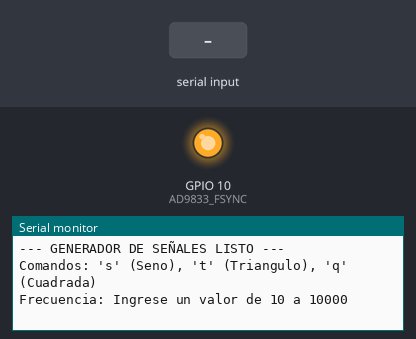
This sketch was run on a simulated ESP32-S3. Parts: output pins drawn as LEDs (lit = HIGH), the last lines printed to the serial monitor. Inputs (shaded band) come from the test bench.

Above: at 1.3 s.
1.4 s: "s\n" received over Serial
At 2.6 s:
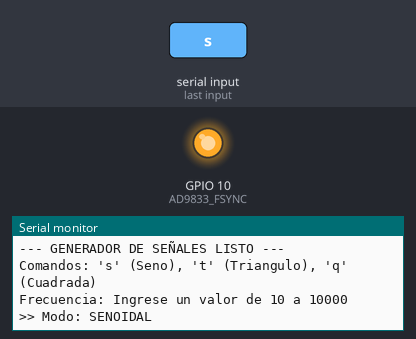
2.9 s: "t\n" received over Serial
At 4.0 s:
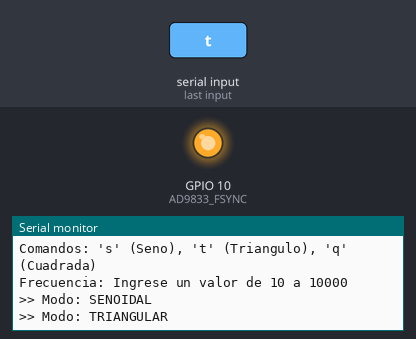

Measured:
- after the input at 1.4 s, the serial monitor: prints a new line at once (image 1)
- after the input at 2.9 s, the serial monitor: prints a new line at once (image 2)

The sketch:

FuncGenerator.ino
```cpp
#include <SPI.h>

// ==========================================
// CONFIGURACIÓN DE PINES
// ==========================================
#define AD9833_FSYNC 10  // CS / FSYNC
#define AD9833_SCK   12  // SCK / CLK
#define AD9833_MOSI  11  // MOSI / DAT
#define SQR_PIN       7  // Cuadrada Hardware (GPIO 7)
#define MUX_CTRL_PIN 16  // Control Transistor MUX (GPIO 16)

const float MCLK = 25000000.0; // Cristal de 25 MHz

enum WaveType { SINE, TRIANGLE, SQUARE };
WaveType currentWave = SINE;
float currentFreq = 1000.0;

void writeAD9833(uint16_t data) {
  digitalWrite(AD9833_FSYNC, LOW);
  SPI.transfer16(data);
  digitalWrite(AD9833_FSYNC, HIGH);
}

void updateSignal() {
  // Ajuste de límites de seguridad
  if (currentFreq < 10.0) currentFreq = 10.0;
  if (currentFreq > 10000.0) currentFreq = 10000.0;

  if (currentWave == SQUARE) {
    // 1. Conmuta MUX al Canal AX (Pin 14) saturando el transistor
    digitalWrite(MUX_CTRL_PIN, HIGH); // Pin 11 del MUX cae a 0V

    // 2. Genera la onda cuadrada en GPIO 7
    #if defined(ESP_ARDUINO_VERSION) && ESP_ARDUINO_VERSION >= ESP_ARDUINO_VERSION_VAL(3, 0, 0)
      ledcAttach(SQR_PIN, (uint32_t)currentFreq, 8);
      ledcWrite(SQR_PIN, 128); // 50% Duty Cycle
    #else
      ledcSetup(0, (uint32_t)currentFreq, 8);
      ledcAttachPin(SQR_PIN, 0);
      ledcWrite(0, 128);
    #endif
  }
  else {
    // 1. Detener salida de cuadrada en GPIO 7
    #if defined(ESP_ARDUINO_VERSION) && ESP_ARDUINO_VERSION >= ESP_ARDUINO_VERSION_VAL(3, 0, 0)
      ledcDetach(SQR_PIN);
    #else
      ledcDetachPin(SQR_PIN);
    #endif
    pinMode(SQR_PIN, OUTPUT);
    digitalWrite(SQR_PIN, LOW);

    // 2. Conmuta MUX al Canal AY (Pin 15) bloqueando el transistor
    digitalWrite(MUX_CTRL_PIN, LOW); // Pull-up lleva Pin 11 del MUX a 12V

    // 3. Re-configurar registros del AD9833
    uint32_t freqWord = (uint32_t)((currentFreq * 268435456.0) / MCLK);
    uint16_t LSB = (uint16_t)(freqWord & 0x3FFF) | 0x4000;
    uint16_t MSB = (uint16_t)((freqWord >> 14) & 0x3FFF) | 0x4000;

    uint16_t controlReg = 0x2000; // B28 = 1
    if (currentWave == TRIANGLE) {
      controlReg |= 0x0002;
    }

    // Escritura directa limpia
    writeAD9833(0x2100);     // Reset activado + B28=1
    writeAD9833(LSB);        // LSB de frecuencia
    writeAD9833(MSB);        // MSB de frecuencia
    writeAD9833(0x1C00);     // Fase 0
    writeAD9833(controlReg); // Aplica forma de onda y desactiva Reset
  }
}

void setup() {
  Serial.begin(115200);

  pinMode(AD9833_FSYNC, OUTPUT);
  pinMode(MUX_CTRL_PIN, OUTPUT);
  digitalWrite(AD9833_FSYNC, HIGH);
  digitalWrite(MUX_CTRL_PIN, LOW);

  // Inicializa SPI
  SPI.begin(AD9833_SCK, -1, AD9833_MOSI, -1);
  SPI.setDataMode(SPI_MODE2);

  delay(100);
  updateSignal();

  Serial.println("\n--- GENERADOR DE SEÑALES LISTO ---");
  Serial.println("Comandos: 's' (Seno), 't' (Triangulo), 'q' (Cuadrada)");
  Serial.println("Frecuencia: Ingrese un valor de 10 a 10000");
}

void loop() {
  if (Serial.available() > 0) {
    String input = Serial.readStringUntil('\n');
    input.trim();

    if (input.equalsIgnoreCase("s")) {
      currentWave = SINE;
      Serial.println(">> Modo: SENOIDAL");
    }
    else if (input.equalsIgnoreCase("t")) {
      currentWave = TRIANGLE;
      Serial.println(">> Modo: TRIANGULAR");
    }
    else if (input.equalsIgnoreCase("q")) {
      currentWave = SQUARE;
      Serial.println(">> Modo: CUADRADA");
    }
    else if (input.length() > 0) {
      float newFreq = input.toFloat();
      if (newFreq >= 10.0 && newFreq <= 10000.0) {
        currentFreq = newFreq;
        Serial.print(">> Frecuencia: ");
        Serial.print(currentFreq);
        Serial.println(" Hz");
      } else {
        Serial.println("!! Rango invalido (10 - 10000 Hz)");
      }
    }

    updateSignal();
  }
}
```
